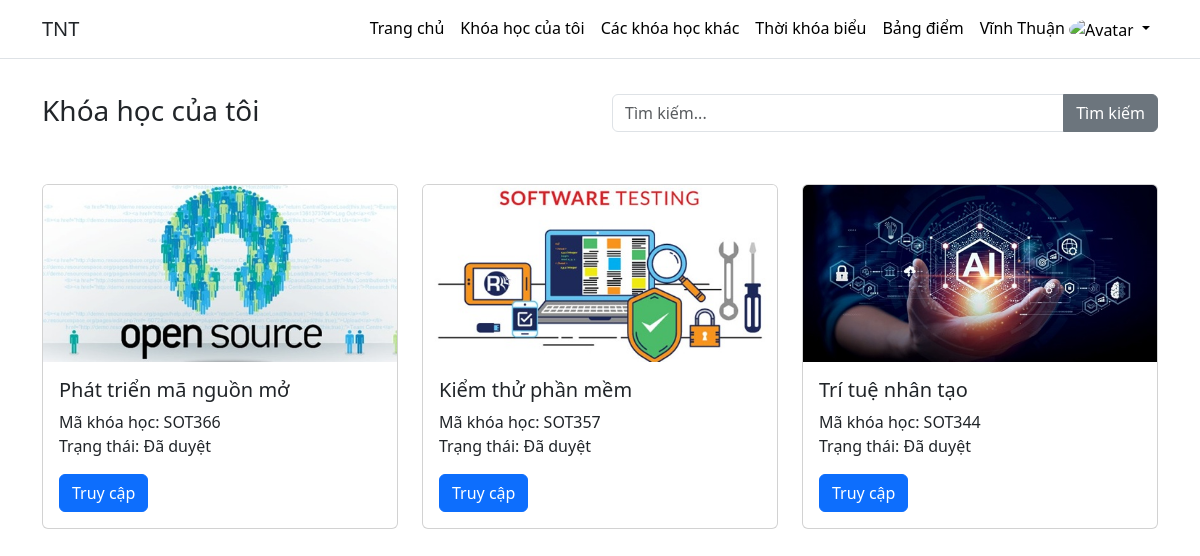
The app's page /student/courses.php (signed in) with its own data.
### tables this page shows
CREATE TABLE `course_member` (
  `member_id` int(11) NOT NULL,
  `course_id` int(11) NOT NULL,
  `student_id` bigint(20) NOT NULL
);

CREATE TABLE `course` (
  `course_id` int(11) NOT NULL,
  `course_background` varchar(255) DEFAULT NULL,
  `course_code` varchar(10) NOT NULL,
  `course_name` varchar(255) NOT NULL,
  `course_description` text NOT NULL,
  `teacher_id` bigint(20) NOT NULL,
  `start_date` date NOT NULL,
  `end_date` date NOT NULL,
  `status` char(1) NOT NULL
);

### student/courses.php (the view, shortened to what this page needs)
<?php
include('layout.php');
include_once('../config/connect.php');
if (isset($_SESSION['full_name'])) {
    $user_id = $_SESSION['user_id'];
    if ($_SERVER["REQUEST_METHOD"] == "POST" && isset($_POST['timkiem'])) {
        $tukhoa = $_POST['tukhoa'];
        $keyword = strtolower(trim($tukhoa));
        $keyword = str_replace(' ', '', $keyword);
        $sql = "SELECT * FROM course co
        INNER JOIN course_member cm ON co.course_id = cm.course_id
        WHERE student_id = $user_id AND
        (LOWER(REPLACE(REPLACE(REPLACE(REPLACE(co.course_name, ' ', ''), 'Đ', 'D'),'đ','d'), ' ', '')) LIKE '%$keyword%' OR co.course_name LIKE '%$tukhoa%')";
        $result = mysqli_query($dbconnect, $sql);
    } else {
        $sql = "SELECT * FROM course co
    INNER JOIN course_member cm ON co.course_id = cm.course_id
    WHERE student_id = $user_id";
        $result = mysqli_query($dbconnect, $sql);
    }
} else {
    $username_now = "User not logged in";
}
?>
<!DOCTYPE html>
<html lang="en">
<head>
    <link rel="stylesheet" href="https://cdn.jsdelivr.net/npm/bootstrap@5.3.0/dist/css/bootstrap.min.css">
</head>
<body>
    <header class="container mt-4">
        <div class="row">
            <div class="col-md-6">
                <h3>Khóa học của tôi</h3>
            </div>
            <div class="col-md-6">
                <form action="courses.php" method="POST">
                    <div class="input-group">
                        <input type="search" class="form-control" placeholder="Tìm kiếm..." name="tukhoa">
                        <button class="btn btn-secondary rounded-end" type="submit" name="timkiem" value="find">Tìm kiếm</button>
                    </div>
                </form>
            </div>
        </div>
    </header>
    <div class="container mt-5">
        <div class="row">
            <?php
            mysqli_data_seek($result, 0);
            while ($row = mysqli_fetch_array($result)) {
            ?>
                <div class="col-md-4 mb-4">
                    <div class="card">
                        <div class="custom-card">
                            <img src=<?php echo "../assets/file/course_background/" . $row['course_background'] ?> class="card-img-top" alt="Course 1 Image">
                        </div>
                        <div class="card-body">
                            <h5 class="card-title"><?php echo $row['course_name']; ?></h5>
                            <p class="card-text">
                                Mã khóa học: <?php echo $row['course_code']; ?> <br>
                                Trạng thái: <?php echo ($row['status'] == "A") ? "Đã duyệt" : "Đang chờ duyệt"; ?>
                            </p>
                            <a class="btn btn-primary" href="course/index.php?id=<?php echo $row['course_id']; ?>">Truy
                                cập</a>
                        </div>
                    </div>
                </div>
            <?php
            }
            ?>
        </div>
    </div>
</body>
</html>

### student/layout.php (shortened to what this page needs)
<?php
include_once('../config/connect.php');
if (isset($_SESSION['full_name'])) {
    $username_now = $_SESSION['full_name'];
} else {
    $username_now = "User not logged in";
}
$teacher_id = $_SESSION['user_id'];
$sql_profile = "SELECT image FROM user WHERE user_id = $teacher_id";
$result_profile = mysqli_query($dbconnect, $sql_profile);
$row_profile = mysqli_fetch_assoc($result_profile);
?>
<!DOCTYPE html>
<html lang="en">
<head>
    <link rel="stylesheet" href="https://cdn.jsdelivr.net/npm/bootstrap@5.3.0/dist/css/bootstrap.min.css">
</head>
<body class="with-navbar">
    <nav class="navbar navbar-expand-lg bg-white border-bottom fixed-top">
        <div class="container">
            <a class="navbar-brand text-dark" href="#">TNT</a>
            <div class="collapse navbar-collapse" id="navbarNav">
                <ul class="navbar-nav ms-auto">
                    <li class="nav-item">
                        <a class="nav-link" href="index.php">Trang chủ</a>
                    </li>
                    <li class="nav-item">
                        <a class="nav-link" href="courses.php">Khóa học của tôi</a>
                    </li>
                    <li class="nav-item">
                        <a class="nav-link" href="othercourses.php">Các khóa học khác</a>
                    </li>
                    <li class="nav-item">
                        <a class="nav-link" href="schedule.php">Thời khóa biểu</a>
                    </li>
                    <li class="nav-item">
                        <a class="nav-link" href="grade.php">Bảng điểm</a>
                    </li>
                    <li class="nav-item dropdown">
                        <a class="nav-link dropdown-toggle" href="#" id="navbarDropdown"
                           role="button" data-bs-toggle="dropdown" aria-expanded="false">
                            <?php echo $username_now; ?>
                            <img src="../assets/images/<?php echo $row_profile['image']; ?>" alt="Avatar" class="rounded-circle" width="30" height="30">
                        </a>
                    </li>
                </ul>
            </div>
        </div>
    </nav>
    <main class="main-container">
</body>
</html>

### student/layout.php (style rules this page uses)
body { padding-top: 70px; background-color: white; }
.navbar-nav .nav-link { padding: 8px 14px; border-radius: 6px; color: #000 !important; transition: background-color 0.2s ease; }
.main-container { min-height: calc(100vh - 70px); }

### student/courses.php (style rules this page uses)
.custom-card { width: 100%; height: 0; padding-top: 50%; position: relative; }
.custom-card img { position: absolute; top: 0; left: 0; width: 100%; height: 100%; object-fit: cover; }

### records on screen
course_member: course.course_background (picture), course.course_name "Phát triển mã nguồn mở", course.course_code "SOT366"
course_member: course.course_background (picture), course.course_name "Kiểm thử phần mềm", course.course_code "SOT357"
course_member: course.course_background (picture), course.course_name "Trí tuệ nhân tạo", course.course_code "SOT344"

### other values on screen
$username_now "Vĩnh Thuận"
